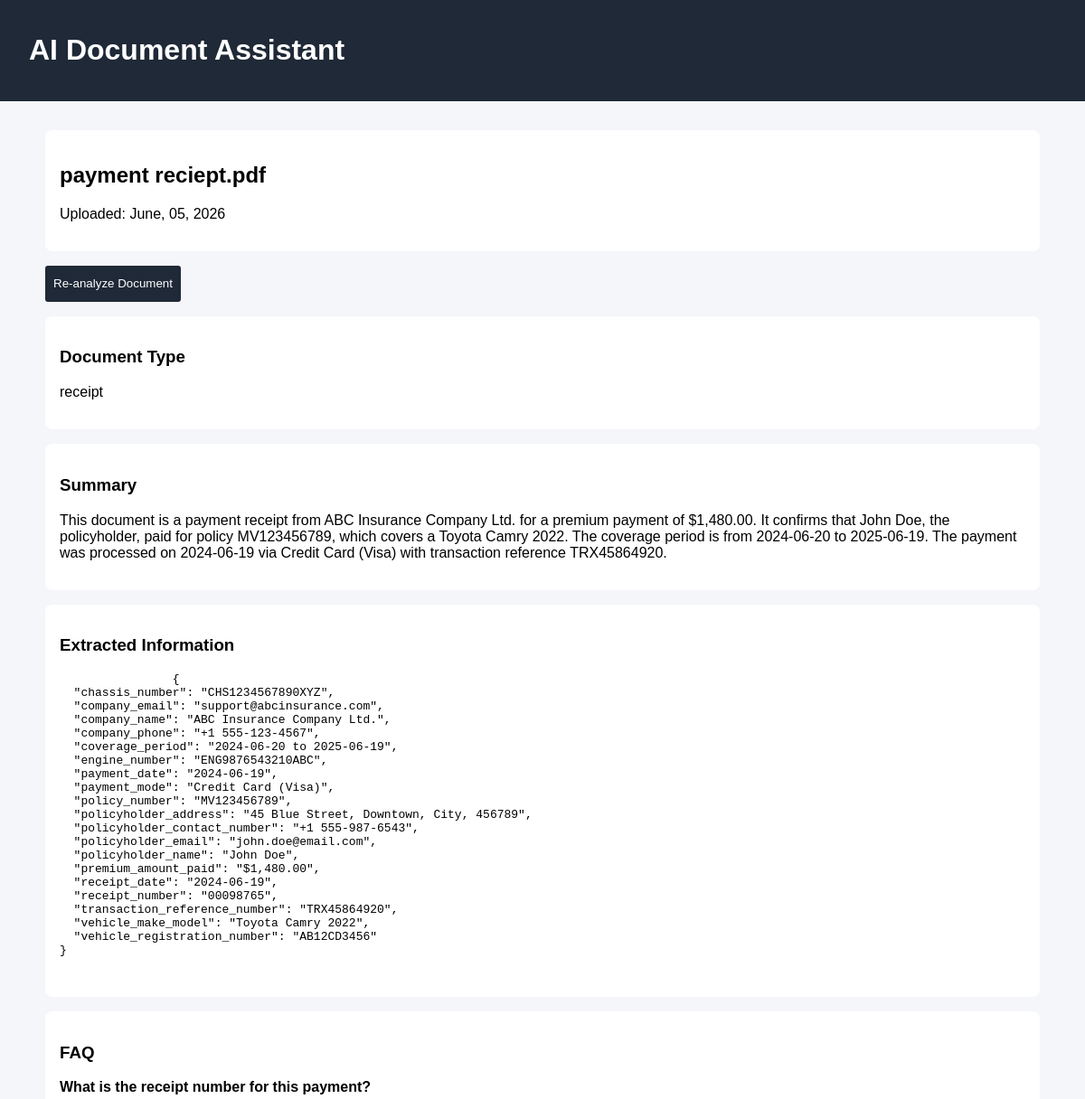
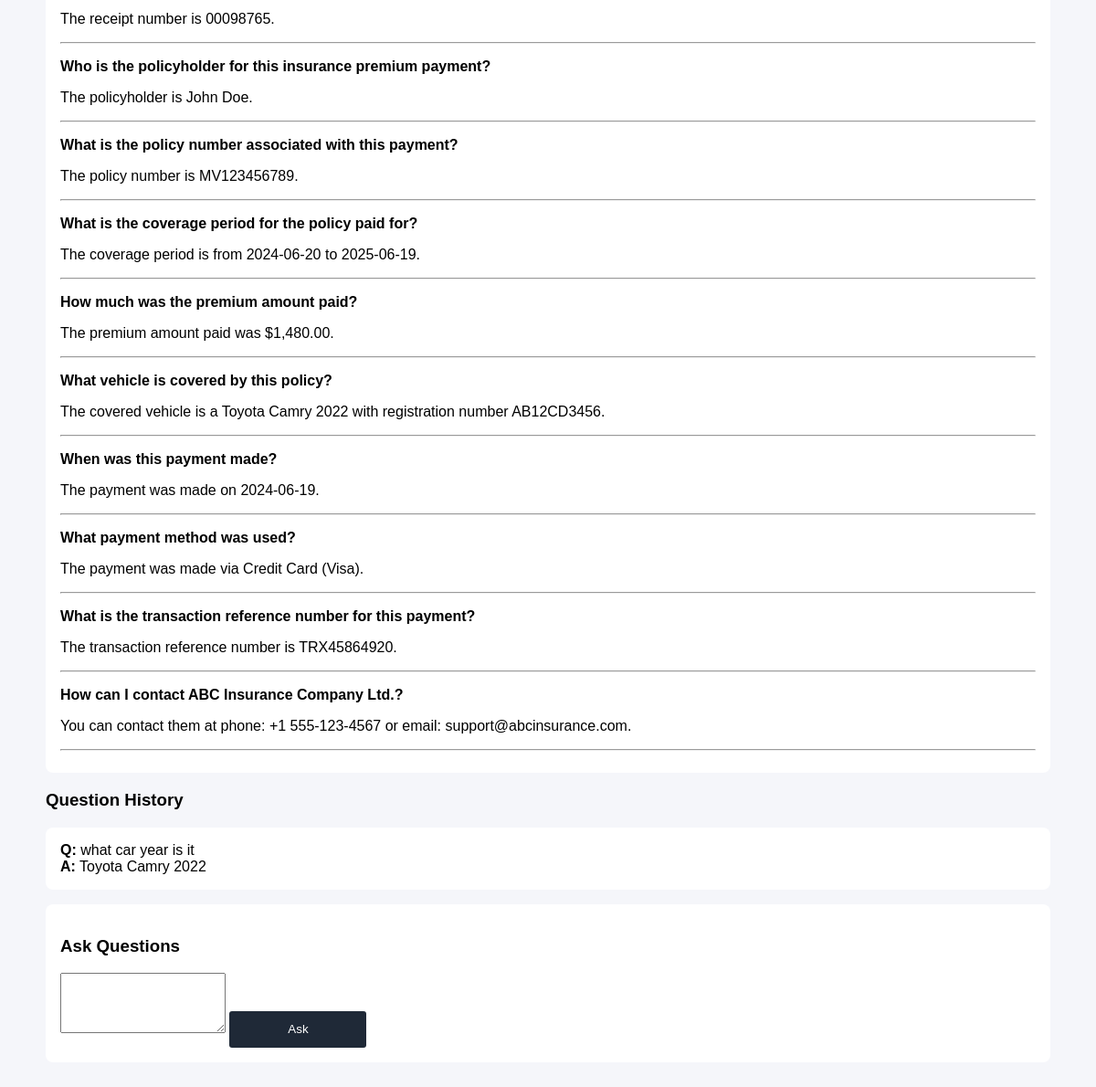
The page /documents/4 on the database its author committed (2 pictures, top to bottom).
### app/models.py (models this page shows, shortened)
class Document(Base):
    __tablename__ = "documents"
    id:Mapped[int] = mapped_column(Integer, primary_key=True, index=True)
    stored_filename: Mapped[str] = mapped_column(String(200),nullable=False)
    original_filename:Mapped[str] = mapped_column(String(200), nullable=False)
    uploaded_at:Mapped[datetime] = mapped_column(DateTime(timezone=True), default=lambda:datetime.now(UTC))
    questions:Mapped[list[Question]] = relationship(back_populates="document", cascade="all, delete-orphan")
    summary: Mapped[Summary] = relationship(back_populates="document", uselist=False, cascade="all, delete-orphan")
    extraction:Mapped[Extraction] = relationship(back_populates="document", uselist=False, cascade="all, delete-orphan")
    analysis: Mapped["DocumentAnalysis"] = relationship(back_populates="document", uselist=False, cascade="all, delete-orphan")

class DocumentAnalysis(Base):
    __tablename__ = "document_analyses"
    id: Mapped[int] = mapped_column(primary_key=True)
    document_id: Mapped[int] = mapped_column(ForeignKey("documents.id", ondelete="CASCADE"),unique=True, nullable=False, index=True)
    document_type: Mapped[str] = mapped_column(String(100),nullable=False)
    summary: Mapped[str] = mapped_column(Text)
    extracted_json: Mapped[dict] = mapped_column(JSON)
    faq_json: Mapped[list[dict]] = mapped_column(JSON)
    generated_at:Mapped[datetime] = mapped_column(DateTime(timezone=True), default=lambda:datetime.now(UTC))
    document: Mapped["Document"] = relationship(back_populates="analysis")

class Question(Base):
    __tablename__ = "questions"
    id:Mapped[int] = mapped_column(Integer, primary_key=True, index=True)
    document_id:Mapped[int] = mapped_column(Integer, ForeignKey("documents.id",ondelete="CASCADE"), nullable=False , index=True)
    question: Mapped[str] = mapped_column(Text)
    answer:Mapped[str] = mapped_column(Text)
    created_at:Mapped[datetime] = mapped_column(DateTime(timezone=True), default=lambda:datetime.now(UTC))
    document:Mapped[Document] = relationship(back_populates="questions")

### app/web/documents.py (the view)
@router.get("/documents/{document_id}", include_in_schema=False, name="document_page")
def get_document(request:Request, document_id: int, db: Annotated[Session, Depends(get_db)]):
    document = db.get(models.Document,document_id)
    if document:
        title = document.original_filename[:50]
        return templates.TemplateResponse(
            request,
            "document.html",
            {"document":document, "title":title}
        )
    raise HTTPException(status_code=status.HTTP_404_NOT_FOUND, detail="Document not found")

### templates/document.html
{% extends "layout.html" %}
{% block content %}
    <section class="card">
        <h2>{{ document.original_filename }}</h2>
        <p>
            Uploaded: {{ document.uploaded_at.strftime('%B, %d, %Y') }}
        </p>
    </section>
    <section class="actions">
        <form action="{{ url_for('web_analyse_document', document_id=document.id) }}" method="post">
            {% if document.analysis %}
                <button type="submit">Re-analyze Document</button>
            {% else %}
                <button type="submit">Analyze Document</button>
            {% endif %}
        </form>
    </section>
    {% if document.analysis %}
        <section class="card">
            <h3>Document Type</h3>
            <p>{{ document.analysis.document_type }}</p>
        </section>
        <section class="card">
            <h3>Summary</h3>
            <p>{{ document.analysis.summary }}</p>
        </section>
        <section class="card">
            <h3>Extracted Information</h3>
            <pre>
                {{ document.analysis.extracted_json | tojson(indent=2) }}
            </pre>
        </section>
        <section class="card">
            <h3>FAQ</h3>
            {% for item in document.analysis.faq_json %}
                <p><strong>{{ item.question }}</strong></p>
                <p>{{ item.answer }}</p>
                <hr>
            {% endfor %}
        </section>
    {% endif %}
    <h3>Question History</h3>
    {% for q in document.questions %}
        <div class="card">
            <strong>Q:</strong> {{ q.question }}
            <br>
            <strong>A:</strong> {{ q.answer }}
        </div>
    {% endfor %}
    <section class="card">
        <h3>Ask Questions</h3>
        <form action="{{ url_for('ask_question', document_id=document.id) }}" method="post">
            <textarea
                name="question"
                rows="4"
                required>
            </textarea>
            <button type="submit">Ask</button>
        </form>
    </section>
{% endblock %}

### static/css/main.css (style rules this page uses)
body { font-family: Arial, sans-serif; background: #f5f6fa; margin: 0; }
.card { background: white; padding: 1rem; margin-bottom: 1rem; border-radius: 8px; }
.actions { display: flex; gap: 10px; margin-bottom: 1rem; }
button { cursor: pointer; border:none; background-color: #1f2937; color: white; width: 150px; height: 40px; border-radius: 3px; transition: background-color 0.5s; }

### rows shown on the page
Document: original_filename "payment reciept.pdf", uploaded_at "June, 05, 2026"
DocumentAnalysis: analysis.document_type "receipt", analysis.summary "This document is a payment receipt from ABC Insurance Company Ltd. for a premium payment of $1,480.00. It confirms that John Doe, the policyholder, paid for policy MV123456789, which covers a Toyota Camry 2022. The coverage period is from 2024-06-20 to 2025-06-19. The payment was processed on 2024-06-19 via Credit Card (Visa) with transaction reference TRX45864920.", analysis.extracted_json|tojson "{ \"chassis_number\": \"CHS1234567890XYZ\", \"company_email\": \"support@abcinsurance.com\", \"company_name\": \"ABC Insurance Company Ltd.\", \"company_phone\": \"+1 555-123-4567\", \"coverage_period\": \"2024-06-20 to 2025-06-19\", \"engine_number\": \"ENG9876543210ABC\", \"payment_date\": \"2024-06-19\", \"payment_mode\": \"Credit Card (Visa)\", \"policy_number\": \"MV123456789\", \"policyholder_address\": \"45 Blue Street, Downtown, City, 456789\", \"policyholder_contact_number\": \"+1 555-987-6543\", \"policyholder_email\": \"john.doe@email.com\", \"policyholder_name\": \"John Doe\", \"premium_amount_paid\": \"$1,480.00\", \"receipt_date\": \"2024-06-19\", \"receipt_number\": \"00098765\", \"transaction_reference_number\": \"TRX45864920\",…"
Question: question "what car year is it", answer "Toyota Camry 2022"

### other values the page prints
{{ item.question }} "What is the receipt number for this payment?" "Who is the policyholder for this insurance premium payment?" "What is the policy number associated with this payment?" "What is the coverage period for the policy paid for?" "How much was the premium amount paid?" "What vehicle is covered by this policy?" "When was this payment made?" "What payment method was used?" "What is the transaction reference number for this payment?" "How can I contact ABC Insurance Company Ltd.?"
{{ item.answer }} "The receipt number is 00098765." "The policyholder is John Doe." "The policy number is MV123456789." "The coverage period is from 2024-06-20 to 2025-06-19." "The premium amount paid was $1,480.00." "The covered vehicle is a Toyota Camry 2022 with registration number AB12CD3456." "The payment was made on 2024-06-19." "The payment was made via Credit Card (Visa)." "The transaction reference number is TRX45864920." "You can contact them at phone: +1 555-123-4567 or email: support@abcinsurance.com."
